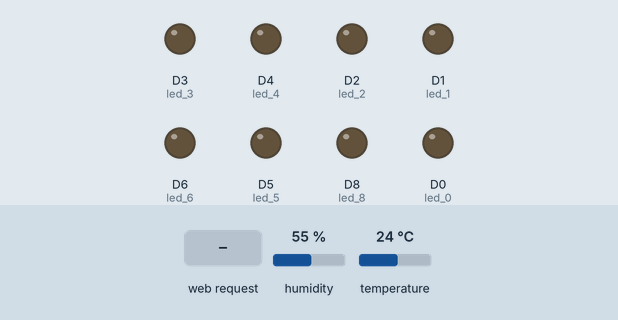
Recording of a sketch running on a simulated ESP8266 (NodeMCU). Parts: output pins drawn as LEDs (lit = HIGH). The inputs (shaded band) are chosen by the test bench; at power-on: humidity 55 %, temperature 24 °C. WiFi joins after 1.5 s; servers stay silent unless stated; what the sketch prints to the serial monitor is not drawn.

Above: at 3.5 s.
3.6 s: HTTP request GET /led1on received
At 4.3 s:
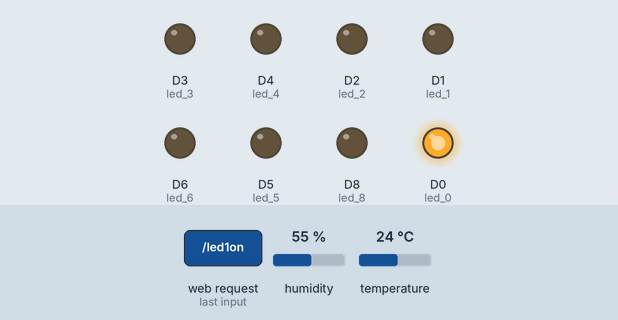
5.1 s: HTTP request GET /led2on received
At 5.9 s:
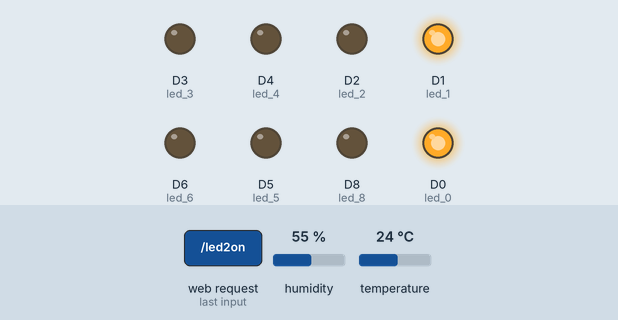
6.6 s: HTTP request GET /led1off received
At 7.8 s:
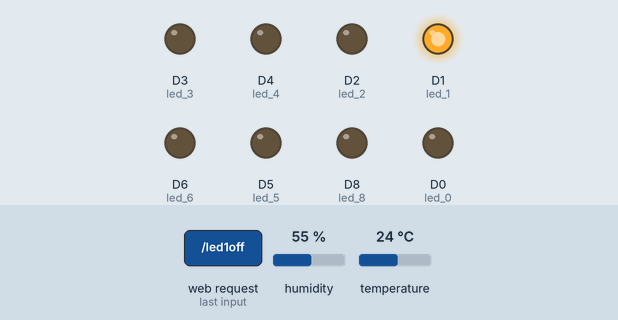
8.1 s: HTTP request GET /led3on received
At 9.3 s:
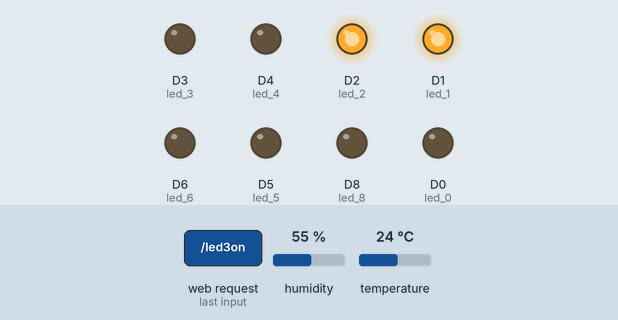
9.6 s: HTTP request GET /led2off received
At 10.1 s:
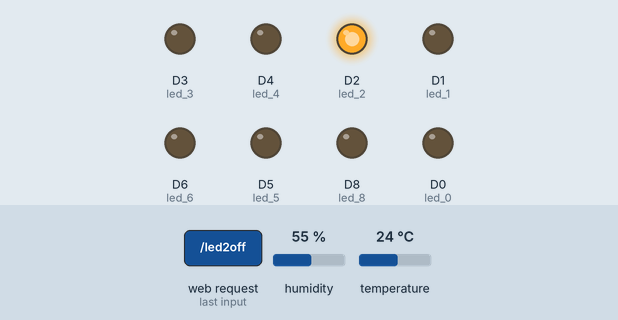
11.1 s: HTTP request GET /led4on received
At 11.6 s:
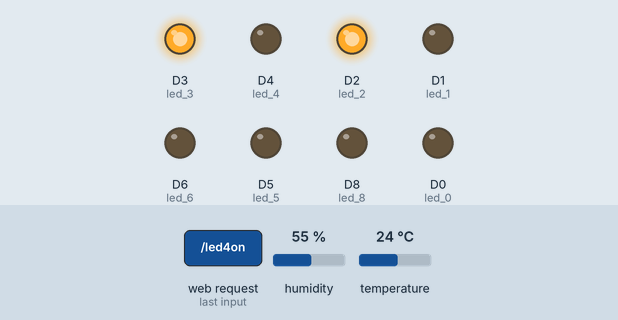
Timing chart, 0 to 13.6 s (numbered marks = the images above; inputs shaded):
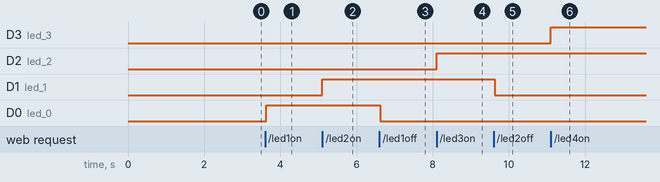

Measured:
- after the input at 3.6 s, D0 (led_0): LOW → HIGH at once
- after the input at 5.1 s, D1 (led_1): LOW → HIGH at once
- after the input at 6.6 s, D0 (led_0): HIGH → LOW at once
- after the input at 8.1 s, D2 (led_2): LOW → HIGH at once
- after the input at 9.6 s, D1 (led_1): HIGH → LOW at once
- after the input at 11.1 s, D3 (led_3): LOW → HIGH at once

The sketch:

sta_with_home_automation_updated.ino
```cpp
#include<ESP8266WiFi.h>
#include<ESP8266WebServer.h>
#define DHTPIN D7
#include"DHT.h"
#define DHTTYPE DHT11
DHT dht(DHTPIN,DHTTYPE);
const char* ssid = "realme 3 Pro";
const char* password ="pineapple";
const char* ssid1 = "homeNetwork";
const char* password1 ="homeNetwork";
IPAddress local_ip(192,168,1,1);
IPAddress gateway(192,168,1,1);
IPAddress subnet(255,255,255,0);

ESP8266WebServer server (80);

float Temperature;
float Humidity;

uint8_t led_0=D0;
uint8_t led_1=D1;
uint8_t led_2=D2;
uint8_t led_3=D3;
uint8_t led_4=D4;
uint8_t led_5=D5;
uint8_t led_6=D6;
uint8_t led_8=D8;

bool led_0s=LOW;
bool led_1s=LOW;
bool led_2s=LOW;
bool led_3s=LOW;
bool led_4s=LOW;
bool led_5s=LOW;
bool led_6s=LOW;
bool led_8s=LOW;


void setup() {
  // put your setup code here, to run once:
Serial.begin(9600);
delay(100);
pinMode(DHTPIN,INPUT);
pinMode(led_0,OUTPUT);
pinMode(led_1,OUTPUT);
pinMode(led_2,OUTPUT);
pinMode(led_3,OUTPUT);
pinMode(led_4,OUTPUT);
pinMode(led_5,OUTPUT);
pinMode(led_6,OUTPUT);
pinMode(led_8,OUTPUT);

WiFi.softAP(ssid1, password1);
WiFi.softAPConfig(local_ip,gateway,subnet);
 delay(100);

Serial.println("connecting to ");
Serial.println(ssid);
dht.begin();


WiFi.begin(ssid,password);
while(WiFi.status() != WL_CONNECTED){
delay(1000);
Serial.print(".");
}
Serial.println("");
Serial.println("wifi connected...!");
Serial.print("got ip: ");Serial.print(WiFi.localIP());
delay(100);
server.on("/",handle_OnConnect);
  server.on("/led1on", handle_led1on);
  server.on("/led1off", handle_led1off);

   server.on("/led2on", handle_led2on);
  server.on("/led2off", handle_led2off);

  server.on("/led3on", handle_led3on);
  server.on("/led3off", handle_led3off);

  server.on("/led4on", handle_led4on);
  server.on("/led4off", handle_led4off);

  server.on("/led5on", handle_led5on);
  server.on("/led5off", handle_led5off);

  server.on("/led8on", handle_led8on);
  server.on("/led8off", handle_led8off);

  server.on("/led7on", handle_led7on);
  server.on("/led7off", handle_led7off);

  server.on("/led6on", handle_led6on);
  server.on("/led6off", handle_led6off);
server.onNotFound(handle_NotFound);
server.begin();
Serial.println("HTTP server started");
}

void loop() {
  // put your main code here, to run repeatedly:
server.handleClient();
 if(led_0s)
  {digitalWrite(led_0, HIGH);}
  else
  {digitalWrite(led_0, LOW);}

  if(led_1s)
  {digitalWrite(led_1, HIGH);}
  else
  {digitalWrite(led_1, LOW);}


   if(led_2s)
  {digitalWrite(led_2, HIGH);}
  else
  {digitalWrite(led_2, LOW);}

  if(led_3s)
  {digitalWrite(led_3, HIGH);}
  else
  {digitalWrite(led_3, LOW);}


 if(led_4s)
  {digitalWrite(led_4, HIGH);}
  else
  {digitalWrite(led_4, LOW);}

  if(led_5s)
  {digitalWrite(led_5, HIGH);}
  else
  {digitalWrite(led_5, LOW);}

 if(led_6s)
  {digitalWrite(led_6, HIGH);}
  else
  {digitalWrite(led_6, LOW);}

  if(led_8s)
  {digitalWrite(led_8, HIGH);}
  else
  {digitalWrite(led_8, LOW);}
//Serial.println("got ip: ");Serial.print(WiFi.localIP());
}

void handle_OnConnect()
{
  Temperature = dht.readTemperature();
  Humidity =dht.readHumidity();
 led_0s=LOW;
 led_1s=LOW;
 led_2s=LOW;
 led_3s=LOW;
 led_4s=LOW;
 led_5s=LOW;
 led_6s=LOW;
 led_8s=LOW;

  server.send(200,"text/html", SendHTML(Temperature,Humidity,led_0s,led_1s,led_2s,led_3s,led_4s,led_5s,led_6s,led_8s));
}
void handle_led1on() {
  Temperature = dht.readTemperature();
  Humidity =dht.readHumidity();
  led_0s =HIGH;

  server.send(200,"text/html", SendHTML(Temperature,Humidity,true,led_1s,led_2s,led_3s,led_4s,led_5s,led_6s,led_8s));
}
void handle_led1off() {

  Temperature = dht.readTemperature();
  Humidity =dht.readHumidity();
  led_0s =LOW;
  server.send(200,"text/html", SendHTML(Temperature,Humidity,false,led_1s,led_2s,led_3s,led_4s,led_5s,led_6s,led_8s));
}

void handle_led2on() {
  Temperature = dht.readTemperature();
  Humidity =dht.readHumidity();
  led_1s =HIGH;

  server.send(200,"text/html", SendHTML(Temperature,Humidity,led_0s,true,led_2s,led_3s,led_4s,led_5s,led_6s,led_8s));

}
void handle_led2off() {
  Temperature = dht.readTemperature();
  Humidity =dht.readHumidity();
  led_1s =LOW;

  server.send(200,"text/html", SendHTML(Temperature,Humidity,led_0s,false,led_2s,led_3s,led_4s,led_5s,led_6s,led_8s));
}

void handle_led3on() {
  Temperature = dht.readTemperature();
  Humidity =dht.readHumidity();
  led_2s =HIGH;

  server.send(200,"text/html", SendHTML(Temperature,Humidity,led_0s,led_1s,true,led_3s,led_4s,led_5s,led_6s,led_8s));
}
void handle_led3off() {
  Temperature = dht.readTemperature();
  Humidity =dht.readHumidity();

  led_2s =LOW;
  server.send(200,"text/html", SendHTML(Temperature,Humidity,led_0s,led_1s,false,led_3s,led_4s,led_5s,led_6s,led_8s));
}

void handle_led4on() {
  Temperature = dht.readTemperature();
  Humidity =dht.readHumidity();

  led_3s =HIGH;
  server.send(200,"text/html", SendHTML(Temperature,Humidity,led_0s,led_1s,led_2s,true,led_4s,led_5s,led_6s,led_8s));
}
void handle_led4off() {
  Temperature = dht.readTemperature();
  Humidity =dht.readHumidity();

  led_3s =LOW;
  server.send(200,"text/html", SendHTML(Temperature,Humidity,led_0s,led_1s,led_2s,false,led_4s,led_5s,led_6s,led_8s));
}

void handle_led5on() {
  Temperature = dht.readTemperature();
  Humidity =dht.readHumidity();

  led_4s =HIGH;
  server.send(200,"text/html", SendHTML(Temperature,Humidity,led_0s,led_1s,led_2s,led_3s,true,led_5s,led_6s,led_8s));
}
void handle_led5off() {
  Temperature = dht.readTemperature();
  Humidity =dht.readHumidity();
  led_4s =LOW;

  server.send(200,"text/html", SendHTML(Temperature,Humidity,led_0s,led_1s,led_2s,led_3s,false,led_5s,led_6s,led_8s));
}

void handle_led6on() {
  Temperature = dht.readTemperature();
  Humidity =dht.readHumidity();
  led_5s =HIGH;

  server.send(200,"text/html", SendHTML(Temperature,Humidity,led_0s,led_1s,led_2s,led_3s,led_4s,true,led_6s,led_8s));
}
void handle_led6off() {
  Temperature = dht.readTemperature();
  Humidity =dht.readHumidity();
  led_5s =LOW;
  server.send(200,"text/html", SendHTML(Temperature,Humidity,led_0s,led_1s,led_2s,led_3s,led_4s,false,led_6s,led_8s));
}

void handle_led7on() {
  Temperature = dht.readTemperature();
  Humidity =dht.readHumidity();
  led_6s =HIGH;
  server.send(200,"text/html", SendHTML(Temperature,Humidity,led_0s,led_1s,led_2s,led_3s,led_4s,led_5s,true,led_8s));
}
void handle_led7off() {
  Temperature = dht.readTemperature();
  Humidity =dht.readHumidity();
  led_6s =LOW;
  server.send(200,"text/html", SendHTML(Temperature,Humidity,led_0s,led_1s,led_2s,led_3s,led_4s,led_5s,false,led_8s));
}

void handle_led8on() {
  Temperature = dht.readTemperature();
  Humidity =dht.readHumidity();
  led_8s =HIGH;
  server.send(200,"text/html", SendHTML(Temperature,Humidity,led_0s,led_1s,led_2s,led_3s,led_4s,led_5s,led_6s,true));
}
void handle_led8off() {
  Temperature = dht.readTemperature();
  Humidity =dht.readHumidity();
  led_8s =LOW;
  server.send(200,"text/html", SendHTML(Temperature,Humidity,led_0s,led_1s,led_2s,led_3s,led_4s,led_5s,led_6s,false));
}

void handle_NotFound(){
  server.send(404, "text/plain", "Not found");
}
String SendHTML(float TemperatureStat,float humidityStat,uint8_t led1stat,uint8_t led2stat,uint8_t led3stat,uint8_t led4stat,uint8_t led5stat,uint8_t led6stat,uint8_t led7stat,uint8_t led8stat)
{ String ptr = "<!DOCTYPE html> <html>\n";
  ptr +="<head><meta name=\"viewport\" content=\"width=device-width, initial-scale=1.0, user-scalable=no\">\n";
  ptr +="<title>ESP8266 Weather Report</title>\n";
  ptr +="<style>html { font-family: Helvetica; display: inline-block; margin: 0px auto; text-align: center;}\n";
  ptr +="body{margin-top: 50px;} h1 {color: #44444;margin: 50px auto 30px;}\n";
   ptr +=".button {display: block;width: 80px;background-color: #1abc9c;border: none;color: white;padding: 13px 30px;text-decoration: none;font-size: 25px;margin: 0px auto 35px;cursor: pointer;border-radius: 4px;}\n";
  ptr +=".button-on {background-color: #1abc9c;}\n";
  ptr +=".button-on:active {background-color: #16a085;}\n";
  ptr +=".button-off {background-color: #34495e;}\n";
  ptr +=".button-off:active {background-color: #2c3e50;}\n";
  ptr +="p {font-size: 24px;color: #444444;margin-bottom: 10px;}\n";
  ptr +="</style>\n";
  ptr +="</head>\n";
  ptr +="<body>\n";
  ptr +="<div id=\"webpage\">\n";
  ptr +="<h1>ESP8266 NodeMCU Weather Report</h1>\n";

  ptr +="<p>Temperature: ";
  ptr +=(float)TemperatureStat;
  ptr +="'C</p>";
  ptr +="<p>Humidity: ";
  ptr +=(float)humidityStat;
  ptr +="%</p>";

  ptr +="</div>\n";
  ptr +="</body>\n";
  ptr +="</html>\n";
   if(led1stat)
  {ptr +="<p>fan Status: ON</p><a class=\"button button-off\" href=\"/led1off\">OFF</a>\n";}
  else
  {ptr +="<p>fan Status: OFF</p><a class=\"button button-on\" href=\"/led1on\">ON</a>\n";}

  if(led2stat)
  {ptr +="<p>tube light Status: ON</p><a class=\"button button-off\" href=\"/led2off\">OFF</a>\n";}
  else
  {ptr +="<p>tube light Status: OFF</p><a class=\"button button-on\" href=\"/led2on\">ON</a>\n";}

  if(led3stat)
  {ptr +="<p>LED bulb Status: ON</p><a class=\"button button-off\" href=\"/led3off\">OFF</a>\n";}
  else
  {ptr +="<p>LED bulb Status: OFF</p><a class=\"button button-on\" href=\"/led3on\">ON</a>\n";}

if(led4stat)
  {ptr +="<p>tv Status: ON</p><a class=\"button button-off\" href=\"/led4off\">OFF</a>\n";}
  else
  {ptr +="<p>tv Status: OFF</p><a class=\"button button-on\" href=\"/led4on\">ON</a>\n";}

  if(led5stat)
  {ptr +="<p>home theatre Status: ON</p><a class=\"button button-off\" href=\"/led5off\">OFF</a>\n";}
  else
  {ptr +="<p>home theatre Status: OFF</p><a class=\"button button-on\" href=\"/led5on\">ON</a>\n";}

 if(led6stat)
  {ptr +="<p>alexa Status: ON</p><a class=\"button button-off\" href=\"/led6off\">OFF</a>\n";}
  else
  {ptr +="<p>alexa Status: OFF</p><a class=\"button button-on\" href=\"/led6on\">ON</a>\n";}

if(led7stat)
  {ptr +="<p> others Status: ON</p><a class=\"button button-off\" href=\"/led7off\">OFF</a>\n";}
  else
  {ptr +="<p>others  Status: OFF</p><a class=\"button button-on\" href=\"/led7on\">ON</a>\n";}
if(led8stat)
  {ptr +="<p>charger  Status: ON</p><a class=\"button button-off\" href=\"/led8off\">OFF</a>\n";}
  else
  {ptr +="<p>charger Status: OFF</p><a class=\"button button-on\" href=\"/led8on\">ON</a>\n";}
  return ptr;
  ptr +="</body>\n";
  ptr +="</html>\n";

}
```
